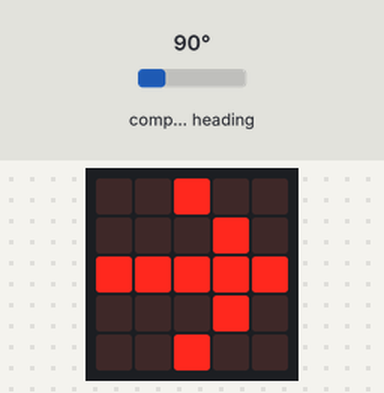
Recording of a program running on a simulated BBC micro:bit (MakeCode). On the bench: the board's 5×5 LED display. Inputs (shaded band) come from the test bench; at power-on: compass heading 90°. The compass is already calibrated.

Above: at 1.2 s.
1.3 s: compass heading set to 50°
3.0 s: compass heading set to 40°
At 4.3 s:
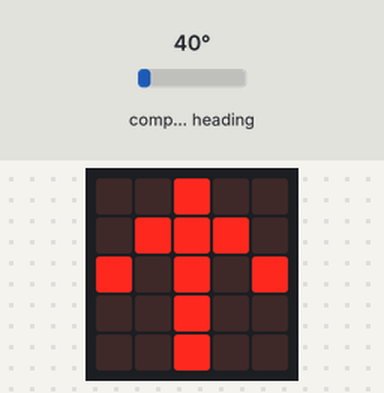
4.6 s: compass heading set to 180°
At 5.6 s:
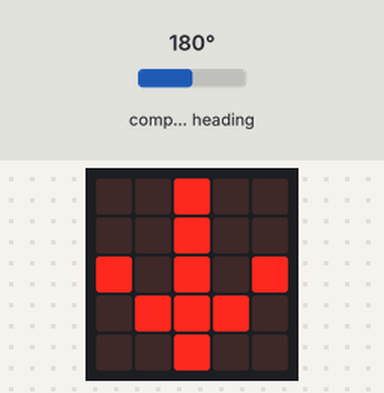
6.4 s: compass heading set to 221°
8.0 s: compass heading set to 231°
At 9.2 s:
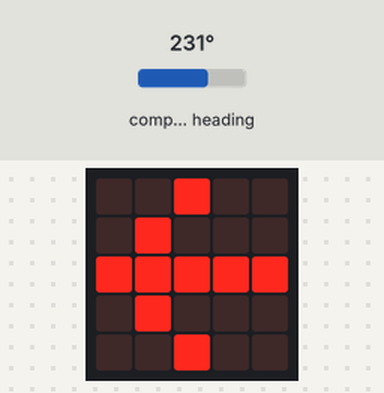
9.5 s: compass heading set to 7°
At 10.6 s:
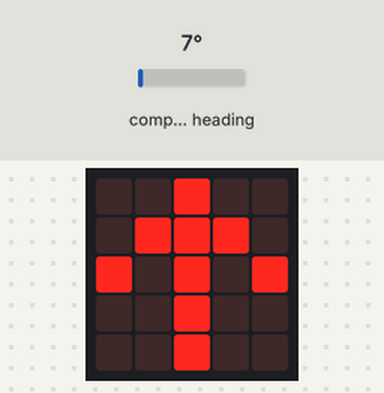
Timing chart, 0 to 12.4 s (numbered marks = the images above; inputs shaded):
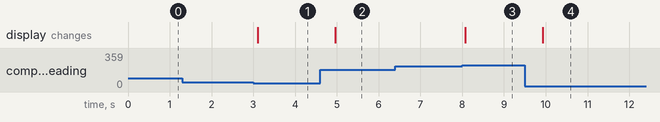

The program:

main.ts
```typescript
basic.forever(function () {
    if (input.compassHeading() >= 315 || input.compassHeading() < 45) {
        basic.showArrow(ArrowNames.North)
    } else if (input.compassHeading() < 135) {
        basic.showArrow(ArrowNames.East)
    } else if (input.compassHeading() < 225) {
        basic.showArrow(ArrowNames.South)
    } else {
        basic.showArrow(ArrowNames.West)
    }
})
```

test.ts
```typescript
// aquí va el archivo "tests"; esto no se compilará cuando este paquete se utilice como una extensión.
```

Measured:
- the behaviour switches between 45 and 44° on compass heading (found by bisection; images 0 and 1)
- the behaviour switches between 224 and 225° on compass heading (found by bisection; images 2 and 3)
- after the input at 1.3 s, every drawn part: stays the same
- after the input at 3.0 s, the display: changes after 0.10 s (image 1)
- after the input at 4.6 s, the display: changes after 0.37 s (image 2)
- after the input at 6.4 s, every drawn part: stays the same
- after the input at 8.0 s, the display: changes after 0.07 s (image 3)
- after the input at 9.5 s, the display: changes after 0.43 s (image 4)
